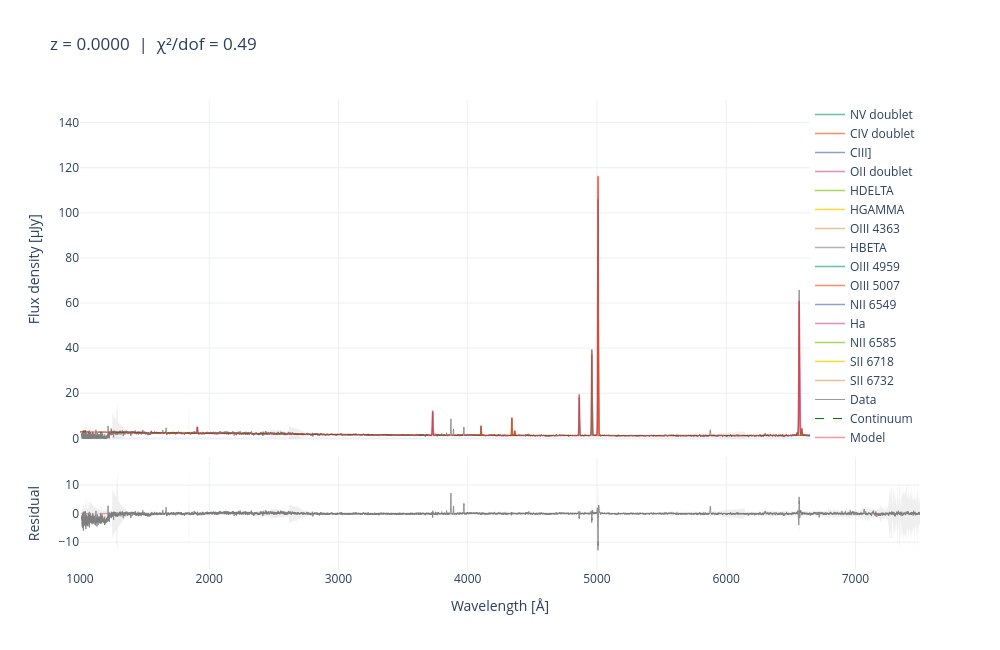

Notebook cell for this chart:
### Code cell
fig_interactive = jwspecfit.plot_fit_interactive(fit_result, wave_unit="A")
fig_interactive.show()
